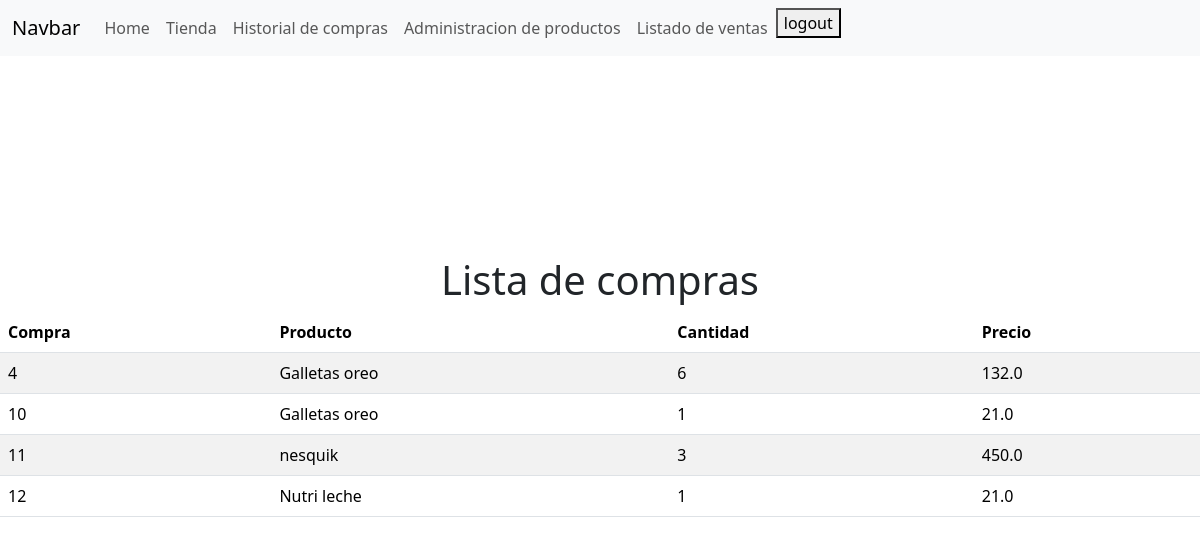
The page /comprar/listaCompras (signed in) on the database its author committed.
### comprasApp/models.py (models this page shows, shortened)
class Compra(models.Model):
    cantidad = models.IntegerField()
    precio = models.FloatField()
    producto = models.ForeignKey(Producto, on_delete=models.CASCADE, null = False, related_name = "compras_producto")
    cliente = models.ForeignKey(User, on_delete=models.CASCADE, null= False, related_name= "compras_cliente")

### productosApp/models.py (models this page shows, shortened)
class Producto(models.Model):
    nombre = models.TextField(max_length=50)
    precio = models.FloatField()
    imagen = models.ImageField(upload_to='imagenes/', null= True, blank= True)
    class Meta:
        permissions = [("comprar_productos", "puede comprar productos"), ("administrador", "puede editar y agregar productos")]

### comprasApp/views.py (the view, shortened to what this page needs)
# urls.py: path('listaCompras', login_required(Vista_lista_compras.as_view()), name= "listaCompras"),
class Vista_lista_compras(PermissionRequiredMixin, TemplateView):
    permission_required = 'productosApp.comprar_productos'
    template_name = 'listaCompras.html'
    def get_context_data(self):
        compras = Compra.objects.filter(cliente = self.request.user.id)
        return {
            'compras': compras
        }

### comprasApp/templates/listaCompras.html
{%extends "base.html"%}
{% load static %}
    {%block content%}
    <div style= "margin-top: 200px;">
        <h1 class="text-center">Lista de compras</h1>
        <table class= "table table-striped">
            <thead>
                <th>Compra</th>
                <th>Producto</th>
                <th>Cantidad</th>
                <th>Precio</th>
            </thead>
            <tbody>
                {%for compra in compras %}
                    <tr>
                        <td>{{compra.id}}</td>
                        <td>{{compra.producto.nombre}}</td>
                        <td>{{compra.cantidad}}</td>
                        <td>{{compra.precio}}</td>
                    </tr>
                {%endfor%}
        </table>
    </div>
    {%endblock content%}

### rows shown on the page
Compra: id "4", producto.nombre "Galletas oreo", cantidad "6", precio "132.0"
Compra: id "10", producto.nombre "Galletas oreo", cantidad "1", precio "21.0"
Compra: id "11", producto.nombre "nesquik", cantidad "3", precio "450.0"
Compra: id "12", producto.nombre "Nutri leche", cantidad "1", precio "21.0"
